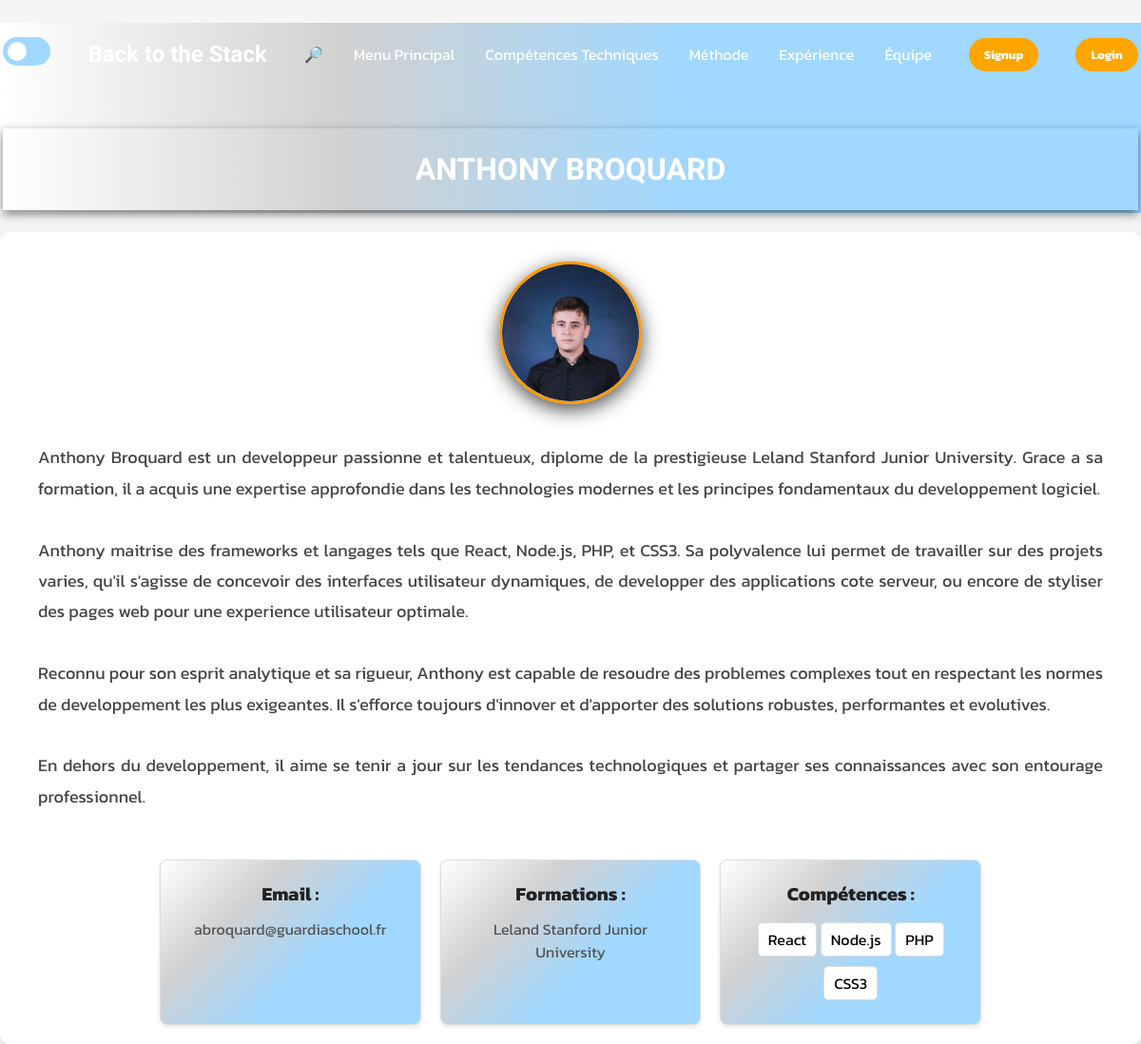
Page /php/membre.php?id=5 on the committed database.
### tables this page shows
CREATE TABLE IF NOT EXISTS `membres` (
`id` int(11) NOT NULL,
  `nom` varchar(100) NOT NULL,
  `email` varchar(150) NOT NULL,
  `date` date NOT NULL,
  `formation` varchar(100) NOT NULL,
  `photo` varchar(255) NOT NULL,
  `presentation` text NOT NULL
);

CREATE TABLE IF NOT EXISTS `competences` (
`id` int(11) NOT NULL,
  `nom` varchar(100) NOT NULL
);

### php/membre.php (the view, shortened to what this page needs)
<?php
include 'connexion.php';
if (isset($_GET['id'])) {
    $id = $_GET['id'];
    $stmt = $pdo->prepare("SELECT * FROM membres WHERE id = :id");
    $stmt->bindParam(':id', $id, PDO::PARAM_INT);
    $stmt->execute();
    $membre = $stmt->fetch();
    $stmt2 = $pdo->prepare("SELECT competences.nom FROM competences
                            INNER JOIN membre_competences ON competences.id = membre_competences.competence_id
                            WHERE membre_competences.membre_id = :id");
    $stmt2->bindParam(':id', $id, PDO::PARAM_INT);
    $stmt2->execute();
    $competences = $stmt2->fetchAll();
} else {
    die("Aucun ID spécifié !");
}
?>
<!DOCTYPE html>
<html lang="fr">
<head>
    <link id= "theme-link" rel="stylesheet" href="../css/dark-theme.css">
    <link rel="stylesheet" href="https://cdnjs.cloudflare.com/ajax/libs/font-awesome/6.0.0/css/all.min.css">
</head>
<body>
    <header>
        <div class="navbar">
            <div class="mode"><input type="checkbox" id="toggle" class="checkbox">
            <label for="toggle" class="label"></label>
        </div>
            <div class="logo"><a href="../html/index.html">Back to the Stack</a></div>
            <ul class="liens">
                <li><a href="recherche.php">🔎</a></li>
                <li><a href="../html/index.html">Menu Principal</a></li>
                <li><a href="../html/comptech.html">Compétences Techniques</a></li>
                <li><a href="../html/méthode.html">Méthode</a></li>
                <li><a href="../html/anciens clients.html">Expérience</a></li>
                <li><a href="../html/notreequipe.html">Équipe</a></li>
            </ul>
            <a href="signup.php" class="action_btn">Signup</a>
            <a href="login.php" class="action_btn">Login</a>
        </div>
        <h1 class="presentation_h1"><?php echo htmlspecialchars($membre['nom']); ?></h1>
    </header>
    <section class="texte_membre">
    <div class="photo_email-container">
        <img class="presentation_img" src="<?php echo $membre['photo']; ?>" alt="Portrait de <?php echo $membre['nom']; ?>">
        <div class="presentation_text-container">
        <p>
            <?php
                $text = htmlspecialchars(mb_convert_encoding($membre['presentation'], 'UTF-8', 'auto'));
                echo nl2br($text);
            ?>
        </p>
        </div>
        <div class="block_membre">
        <div class="bloc">
            <h2>Email :</h2>
            <p><?php echo htmlspecialchars($membre['email']); ?></p>
        </div>
        <div class="bloc">
            <h2>Formations :</h2>
            <p><?php echo htmlspecialchars($membre['formation']); ?></p>
        </div>
        <div class="bloc">
            <h2>Compétences :</h2>
            <ul>
                <?php foreach ($competences as $competence) : ?>
                <li><?php echo htmlspecialchars($competence['nom']); ?></li>
                <?php endforeach; ?>
            </ul>
        </div>
    </div>
    </section>
</body>
</html>

### css/dark-theme.css (style rules this page uses)
* { margin: 0; padding: 0; box-sizing: border-box; word-wrap: break-word; }
body { height: 100vh; background-color: rgb(0, 0, 0); margin-top: 2%; font-family: 'Kanit', sans-serif; align-items: center; justify-content: center; }
h1 { text-align: center; background: linear-gradient(90deg, #000, #2B2B7B, #4C4CFF); margin-top: 4%; padding: 2%; font-size: 2rem; text-transform: uppercase; font-family: 'Zen Dots', sans-serif; font-weight: 600; color: #fff; box-shadow: 0px 4px 10px rgba(0, 0, 0, 0.5); }
li { list-style: none; }
a { text-decoration: none; color: white; font-size: 1rem; white-space: nowrap; }
header { background: linear-gradient(90deg, #000, #2B2B7B, #4C4CFF);; margin-top: auto; position: relative; padding: 0.2rem; }
.navbar { width: 100%; height: 60px; max-width: 1200px; margin: 0 auto; display: flex; align-items: center; justify-content: space-between; box-sizing: border-box; }
.navbar .logo a { font-size: 1.5rem; font-weight: bold; white-space: nowrap; }
.logo { font-family: 'Zen Dots', sans-serif !important; font-size: 120% !important; }
.navbar .liens { display: flex; gap: 2rem; flex-wrap: wrap; }
.action_btn { background-color: orange; color: white; padding: 0.5rem 1rem; border: none; outline: none; border-radius: 20px; font-size: 0.8rem; font-weight: bold; cursor: pointer; transition: scale 0.2s ease; }
.presentation_img { width: 400px; height: auto; object-fit: cover; border: 5px solid white; box-shadow: 0px 6px 20px rgba(0, 0, 0, 0.7); border-radius: 15px; }
.presentation_text-container { flex: 1; display: flex; flex-direction: column; gap: 20px; }
.texte_membre { display: flex; flex-wrap: wrap; max-width: 1200px; margin: 0 auto; margin-top: 20px; gap: 20px; padding: 20px; background-color: rgb(50, 50, 50); box-shadow: 0 4px 10px rgba(255, 255, 255, 0.9); border-radius: 10px; }
.photo_email-container { flex: 1 1 300px; text-align: center; }
.photo_email-container img.presentation_img { max-width: 200px; height: auto; border-radius: 50%; border: 3px solid #ff9800; margin-bottom: 20px; }
.presentation_text-container { flex: 2 1 600px; padding: 20px; }
.presentation_text-container p { font-size: 18px; line-height: 1.8; color: #ffffff; }
.block_membre { display: flex; flex-wrap: wrap; justify-content: space-between; gap: 20px; margin-top: 30px; }
.block_membre .bloc { background: linear-gradient(135deg, #000, #2B2B7B, #4C4CFF); flex: 1 1 calc(33.333% - 20px); background-color: #000000; border: 1px solid #282828; border-radius: 8px; padding: 20px; text-align: center; box-shadow: 0 2px 5px rgba(255, 255, 255, 0.9); }
.block_membre .bloc h2 { font-size: 20px; margin-bottom: 10px; color: #ffffff; }
.block_membre .bloc p { font-size: 16px; color: #ffffff; }
.block_membre .bloc ul { list-style: none; padding: 0; }
.block_membre .bloc ul li { font-size: 16px; margin: 5px 0; background-color: #fff; padding: 5px 10px; border: 1px solid #ddd; border-radius: 5px; display: inline-block; }
.photo_email-container { display: flex; flex-direction: column; align-items: center; }
.presentation_img { width: 150px; height: auto; border-radius: 5px; margin-bottom: 10px; }
.label { display: inline-block; height: 30px; width: 50px; background: rgba(160, 216, 255); position: relative; transition: all .3s; border-radius: 60px; }
.label:after { content: ""; height: 20px; width: 20px; background: white; position: absolute; top: 17%; left: 10%; transition: all .3s; border-radius: 50%; }

### rows in the picture
membres: nom "ANTHONY BROQUARD", photo (picture), presentation "Anthony Broquard est un developpeur passionne et talentueux, diplome de la prestigieuse Leland Stanford Junior University. Grace a sa formation, il a acquis une expertise approfondie dans les technologies modernes et les principes fondamentaux du developpement logiciel. Anthony maitrise des frameworks et langages tels que React, Node.js, PHP, et CSS3. Sa polyvalence lui permet de travailler sur des projets varies, qu'il s'agisse de concevoir des interfaces utilisateur dynamiques, de developper des applications cote serveur, ou encore de styliser des pages web pour une experience utilisateur optimale. Reconnu pour son esprit analytique et sa rigueur, Anthony est capable de resoudre des…", email "abroquard@guardiaschool.fr", formation "Leland Stanford Junior University"
competences: nom "React"
competences: nom "Node.js"
competences: nom "PHP"
competences: nom "CSS3"
